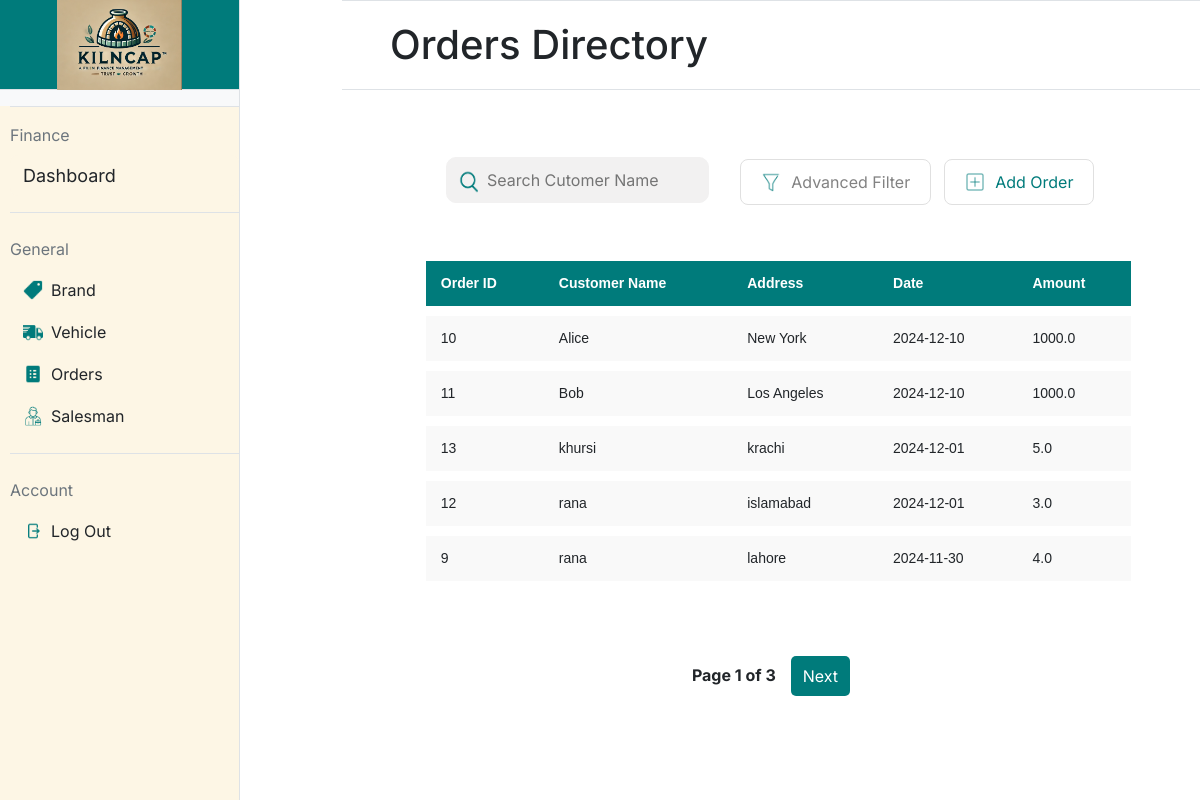
The page /orders (signed in) on the database as committed earlier.
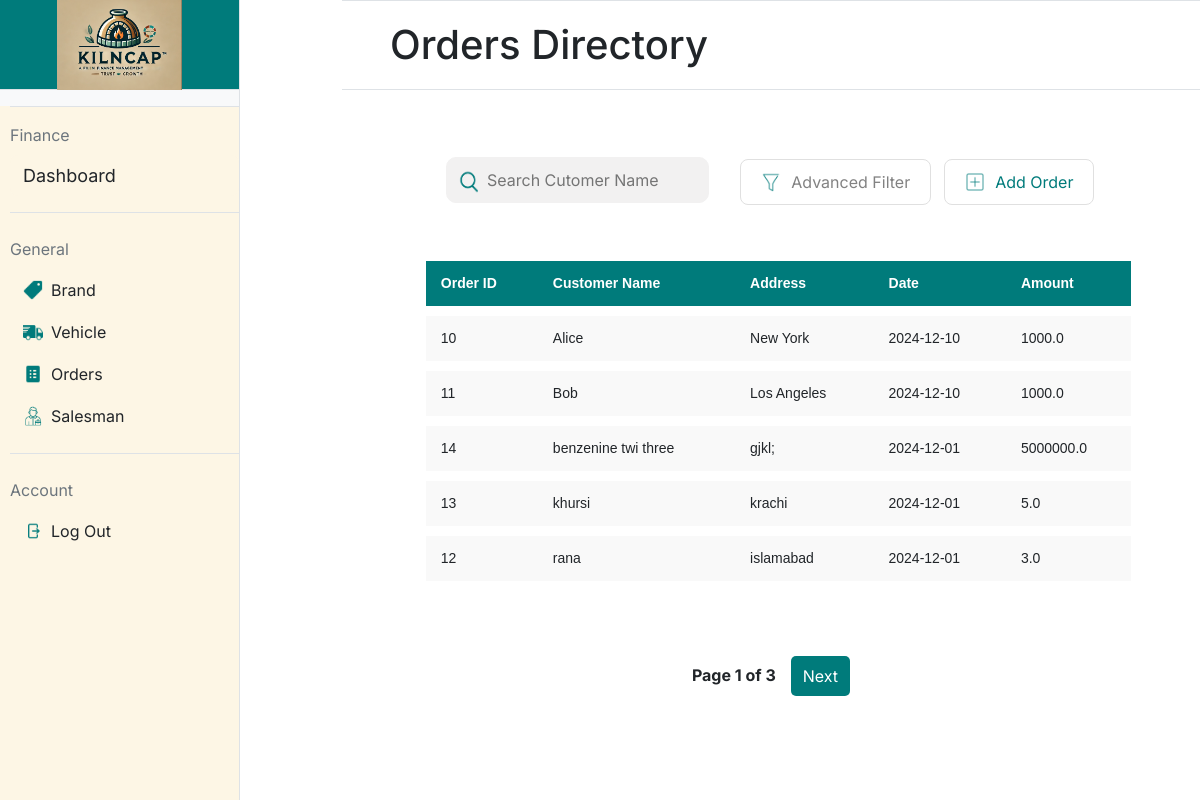
The same page on the database as committed later.
### models/order.py (models this page shows, shortened)
class Order(db.Model):
    __tablename__ = 'orders'
    id = db.Column(db.Integer, primary_key=True)  # Order ID
    customer_name = db.Column(db.String(100), nullable=False)  # Customer's name
    customer_contact = db.Column(db.String(15), nullable=False)  # Customer's contact number
    customer_address = db.Column(db.String(200), nullable=False)  # Customer's address
    vehicle_rent = db.Column(db.Float, nullable=False)  # Vehicle rent
    labor_cost = db.Column(db.Float, nullable=False)  # Labor cost
    total_amount = db.Column(db.Float, nullable=False)  # Total amount for the order
    order_date = db.Column(db.DateTime, nullable=False, default=db.func.current_timestamp())
    salesman_id = db.Column(db.Integer, db.ForeignKey('salesmen.id'), nullable=False)  # Salesman ID
    vehicle_id = db.Column(db.Integer, db.ForeignKey('vehicles.id'), nullable=False)  # Vehicle ID
    salesman = db.relationship('Salesman', backref=db.backref('orders', lazy=True))  # Salesman relationship
    vehicle = db.relationship('Vehicle', backref=db.backref('orders', lazy=True))  # Vehicle relationship
    items = db.relationship('Item', backref=db.backref('order', lazy=True), cascade='all, delete-orphan')  # Items relationship

### app.py (the view)
@app.route('/orders', methods=['GET'])
@login_required
def orders():
    page = request.args.get('page', 1, type=int)  # Get the current page number, default is 1
    per_page = 5  # Number of orders per page
    orders_paginated = Order.query.order_by(Order.order_date.desc()).paginate(page=page, per_page=per_page)
    return render_template('orders.html', orders=orders_paginated.items, pagination=orders_paginated)

### app.py (called while the page is built)
@login_manager.user_loader
def load_user(user_id):
    return User.query.get(int(user_id))

### models/user.py (called while the page is built)
    @property
    def is_active(self):
        return True

### templates/orders.html (shortened to what this page needs)
{% extends "base.html" %}
{% block title %}
    <link rel="stylesheet" href="static/orders.css">
{% endblock %}
{% block mainheading %}
Orders Directory
{% endblock %}
{% block maincontent %}
    <div>
        <table style="padding-left: 5.5%; width: 100%; table-layout: fixed;">
            <form action="{{ url_for('orders_list_buttons') }}" method="post">
                <td style="width:30%; padding-left: 85px;">
                    <div style="position: relative; width: 100%;">
                        <img src="/static/icons/search-icon.png"
                             alt="Search Icon"
                             style="position: absolute; left: 7px; top: 60%; transform: translateY(-50%); width: 30px; height: 30px;">
                        <input type="text" name="search_text" title="Press Enter to Search"
                               placeholder="Search Cutomer Name" onkeydown="if(event.key === 'Enter'){ this.form.submit(); }"
                               style="width: 100%; padding-left: 40px;">
                    </div>
                </td>
            </form>
            <form action="{{ url_for('orders_list_buttons') }}" method="post">
                <td style="width: 20%; padding-left: 30px; padding-top:15px; text-align: left; font-size: 16px; font-weight: bold;">
                    <button class="styled-button" name="button" value="filter_order" id="filterButton" type="button">
                        <img src="/static/icons/filter-icon.png" alt="Icon" class="button-icon">
                        Advanced Filter
                    </button>
                </td>
                <td style="width: 20%; padding-top:15px; text-align: right;">
                    <button class="styled-button" name="button" value="add_order">
                        <img src="/static/icons/add-icon.png" alt="Icon" class="button-icon">
                        <div style="color:#007B7B">Add Order</div>
                    </button>
                </td>
            </form>
        </table>
    <div style="padding: 5.5%;">
        <table class="styled-table" style="padding-left: 20px; width: 100%; border-collapse: separate; border-spacing: 0 10px;" >
            <thead>
                <tr>
                    <th>Order ID</th>
                    <th>Customer Name</th>
                    <th>Address</th>
                    <th>Date</th>
                    <th>Amount</th>
                </tr>
            </thead>
            <tbody>
                {% for order in orders %}
                <tr data-url="{{ url_for('order_details', order_id=order.id) }}" onclick="redirectToDetails(this)" style="cursor: pointer;">
                    <td>{{ order.id }}</td>
                    <td>{{ order.customer_name }}</td>
                    <td>{{ order.customer_address }}</td>
                    <td>{{ order.order_date.strftime('%Y-%m-%d') }}</td>
                    <td>{{ order.total_amount }}</td>
                        {% set total_quantity = 0 %}
                        {% for item in order.items %}
                            {% set total_quantity = total_quantity + item.quantity %}
                        {% endfor %}
                </tr>
                {% endfor %}
            </tbody>
        </table>
    </div>
    <div class="pagination">
        <span style="padding-top: 7px;">Page {{ pagination.page }} of {{ pagination.pages }}</span>
        {% if pagination.has_next %}
        <a href="{{ url_for('orders', page=pagination.next_num) }}">Next</a>
        {% endif %}
    </div>
    </div>
{% endblock %}

### templates/base.html (shortened to what this page needs)
<!DOCTYPE html>
<html lang="en">
    <head>
        <link
            href="https://cdn.jsdelivr.net/npm/bootstrap@5.3.2/dist/css/bootstrap.min.css"
            rel="stylesheet">
        <link rel="stylesheet"
            href="{{ url_for('static', filename='styles.css') }}">
        {% block title %}{% endblock %}
    </head>
    <body class="pt-5">
        <div class="d-flex">
            <div class="sidebar bg-light border-end"
                style="width: 20%; min-height: 100vh;">
                <div id="logo_portion" class="text-center py-3 border-bottom">
                    <img
                        src="{{ url_for('static', filename='images/logo.png') }}"
                        alt="Logo" style="height: 90px;">
                </div>
                <div id="sidebar_buttons" class="mt-3">
                    <form action="{{ url_for('sidebar_buttons') }}"
                        method="post">
                        <div class="mb-4 border-top border-bottom py-3">
                            <div class="text-secondary mb-2">Finance</div>
                            <button type="submit" id="dashboard" name="button"
                                value="dashboard"
                                class="btn btn-link w-100 text-start text-dark sidebar-btn">Dashboard</button>
                        </div>
                        <div class="mb-4 border-bottom pb-3">
                            <div class="text-secondary mb-2">General</div>
                            <button type="submit" name="button" value="brand"
                                class="btn btn-link w-100 text-start text-dark d-flex align-items-center py-2 sidebar-btn">
                                <img
                                    src="{{ url_for('static', filename='icons/brand_icon.png') }}"
                                    alt="Brand Icon" class="me-2"
                                    style="height: 20px;">
                                Brand
                            </button>
                            <button type="submit" name="button" value="vehicle"
                                class="btn btn-link w-100 text-start text-dark d-flex align-items-center py-2 sidebar-btn">
                                <img
                                    src="{{ url_for('static', filename='icons/truck-icon.png') }}"
                                    alt="Truck Icon" class="me-2"
                                    style="height: 20px;">
                                Vehicle
                            </button>
                            <button type="submit" name="button" value="orders"
                                class="btn btn-link w-100 text-start text-dark d-flex align-items-center py-2 sidebar-btn">
                                <img
                                    src="{{ url_for('static', filename='icons/order-icon.png') }}"
                                    alt="Order Icon" class="me-2"
                                    style="height: 20px;">
                                Orders
                            </button>
                            <button type="submit" name="button" value="salesman"
                                class="btn btn-link w-100 text-start text-dark d-flex align-items-center py-2 sidebar-btn">
                                <img
                                    src="{{ url_for('static', filename='icons/salesman-icon.png') }}"
                                    alt="Salesman Icon" class="me-2"
                                    style="height: 20px;">
                                Salesman
                            </button>
                        </div>
                        <div>
                            <div class="text-secondary mb-2">Account</div>
                            <button type="submit" name="button" value="logout"
                                class="btn btn-link w-100 text-start text-dark d-flex align-items-center py-2 sidebar-btn">
                                <img
                                    src="{{ url_for('static', filename='icons/logout-icon.png') }}"
                                    alt="Logout Icon" class="me-2"
                                    style="height: 20px;">
                                Log Out
                            </button>
                        </div>
                    </form>
                </div>
            </div>
            <div class="restdashboard flex-grow-1" style="width: 1300px;">
                <div id="mainheading"
                    class="position-fixed w-100 top-0 z-2 d-flex align-items-center border-top border-bottom bg-white px-5 py-2"
                    style="height: 90px; transform: translateX(5px);">
                    <h1 class="mb-0">
                        {% block mainheading %}{% endblock %}
                    </h1>
                </div>
                <div class="mt-5 pt-5 px-4">
                    {% block maincontent %}{% endblock %}
                </div>
            </div>
        </div>
    </body>
</html>

### static/styles.css (style rules this page uses)
body { font-family: "Inter"; margin: 0; height: 100vh; display: flex; }
.sidebar { position: fixed; top: 0; left: 0; z-index: 2; width: 20%; border: none; height: 100%; }
.sidebar-btn { text-decoration: none !important; }
#sidebar_buttons { height: 100%; background-color: #fdf6e5; padding-left: 10px; }
#logo_portion { height: 90px; display: flex; justify-content: center; align-items: center; background-color: #007b7b; }
#dashboard { display: flex; width: 100%; max-width: 1200px; background-color: #fdf6e5; border-radius: 8px; overflow: hidden; font-size: 18px; }
.restdashboard { width: 80%; background-color: #ffffff; margin-left: 337px; }
input[type="text"], input[type="password"] { width: 100%; padding: 10px; margin-top: 10px; background-color: #f2f1f1; border: 1px solid #f2f1f1; border-radius: 10px; }

### static/orders.css (style rules this page uses)
body { font-family: 'Inter', sans-serif; margin: 0; padding: 0; box-sizing: border-box; height: 100vh; display: flex; flex-direction: column; overflow-x: hidden; }
.styled-button { display: flex; align-items: center; padding: 10px 20px; font-size: 16px; background-color: #FFFFFF; color: #828282; border: 1px #E0E0E0 solid; border-radius: 8px; cursor: pointer; outline: none; }
.button-icon { height: 20px; margin-right: 10px; }
.styled-table { width: 100%; border-collapse: separate; border-spacing: 0 10px; font-family: Arial, sans-serif; font-size: 14px; }
.styled-table thead tr { background-color: #007B7B; color: white; text-align: left; height: 40px; }
.styled-table th, .styled-table td { padding: 12px 15px; word-wrap: break-word; }
.styled-table tbody tr { background-color: #f9f9f9; border-bottom: 1px solid #dddddd; }
.styled-table tbody tr:last-of-type { border-bottom: none; }
.pagination { display: flex; justify-content: center; margin: 20px 0; }
.pagination a { margin: 0 5px; padding: 8px 12px; text-decoration: none; color: white; background-color: #007B7B; border-radius: 5px; }
.pagination span { margin: 0 10px; font-weight: bold; }

Rows that differ between the two databases and show on the page:
no longer on this page (row unchanged): Order: id "9", customer_name "rana", customer_address "lahore", order_date "2024-11-30", total_amount "4.0"
added Order: id "14", customer_name "benzenine twi three", customer_address "gjkl;", order_date "2024-12-01", total_amount "5000000.0"
